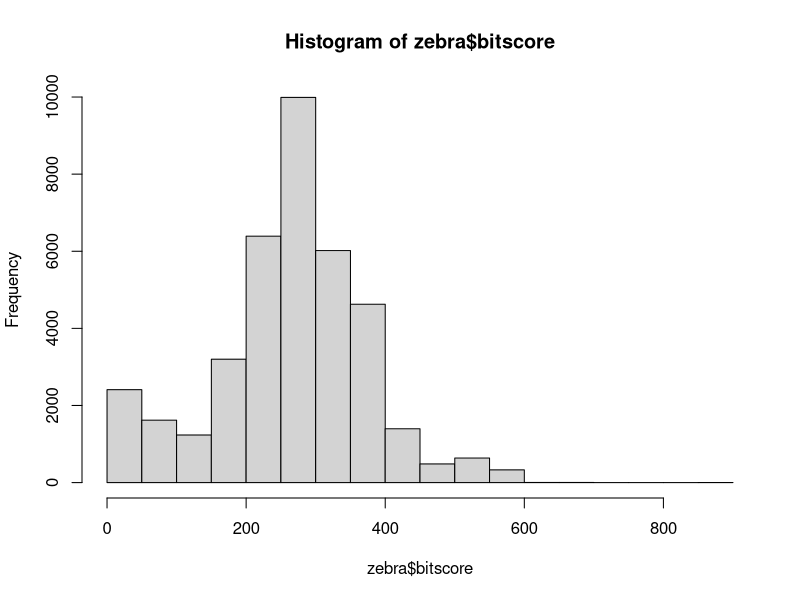
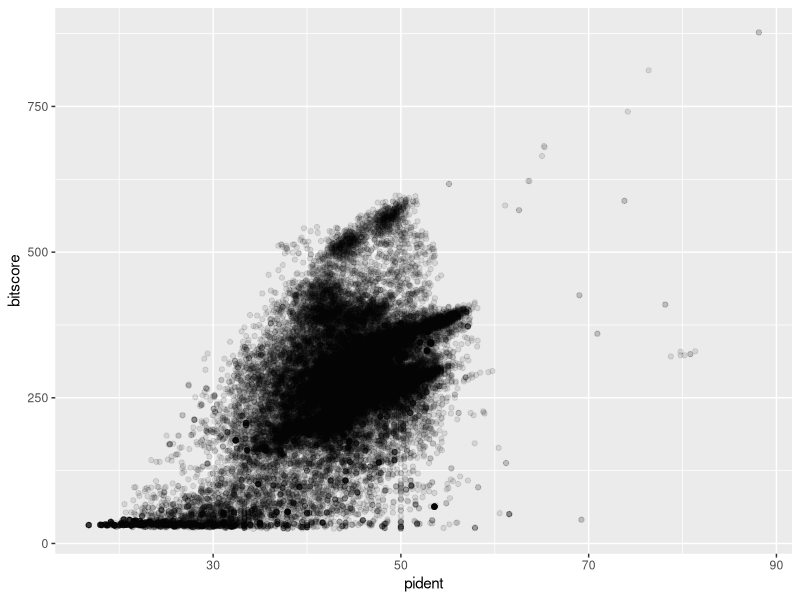
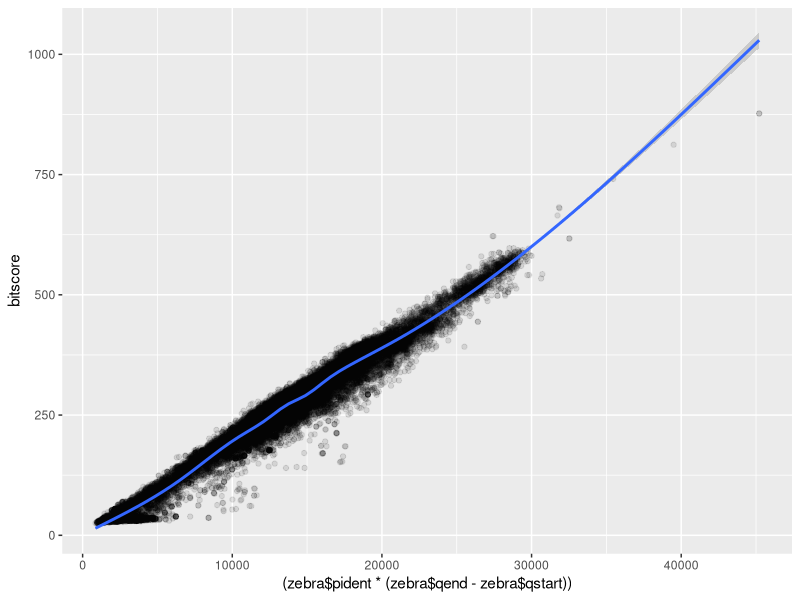

Recreate these plots in R, in order.
## ---- chunk 1
zebra <- read.table("mm-second.x.zebrafish.tsv", col.names = c("qseqid", "sseqid", "pident", "length", "mismatch", "gapopen", "qstart", "qend", "sstart", "send", "evalue", "bitscore"))
zebra
## ---- chunk 2
hist(zebra$bitscore, breaks = 30)
## ---- chunk 3
library(ggplot2)
ggplot(zebra, aes(pident, bitscore)) + geom_point(alpha=0.1) 
## ---- chunk 4
ggplot(zebra, aes((zebra$pident * (zebra$qend - zebra$qstart)), bitscore)) + geom_point(alpha=0.1) + geom_smooth()

